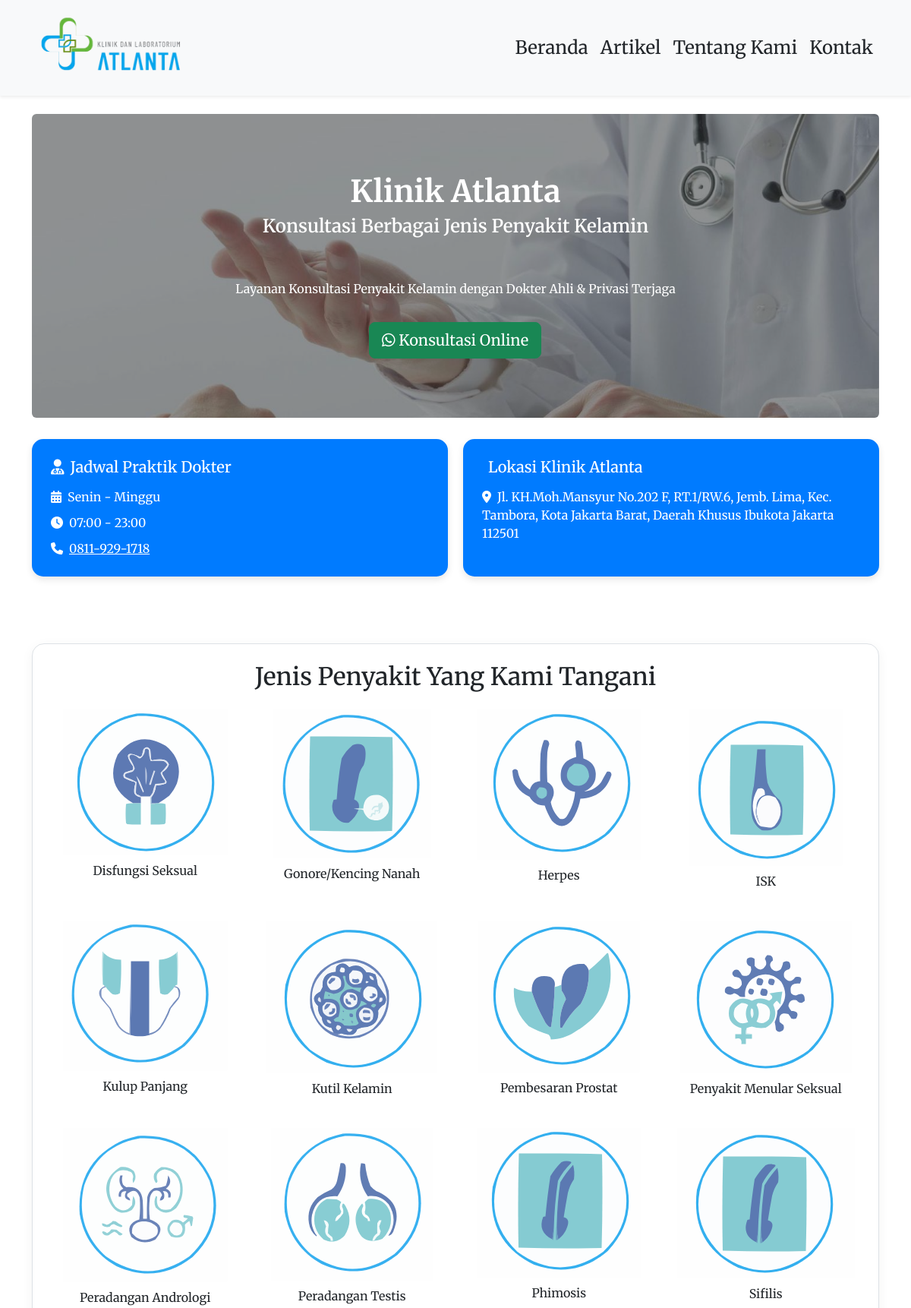
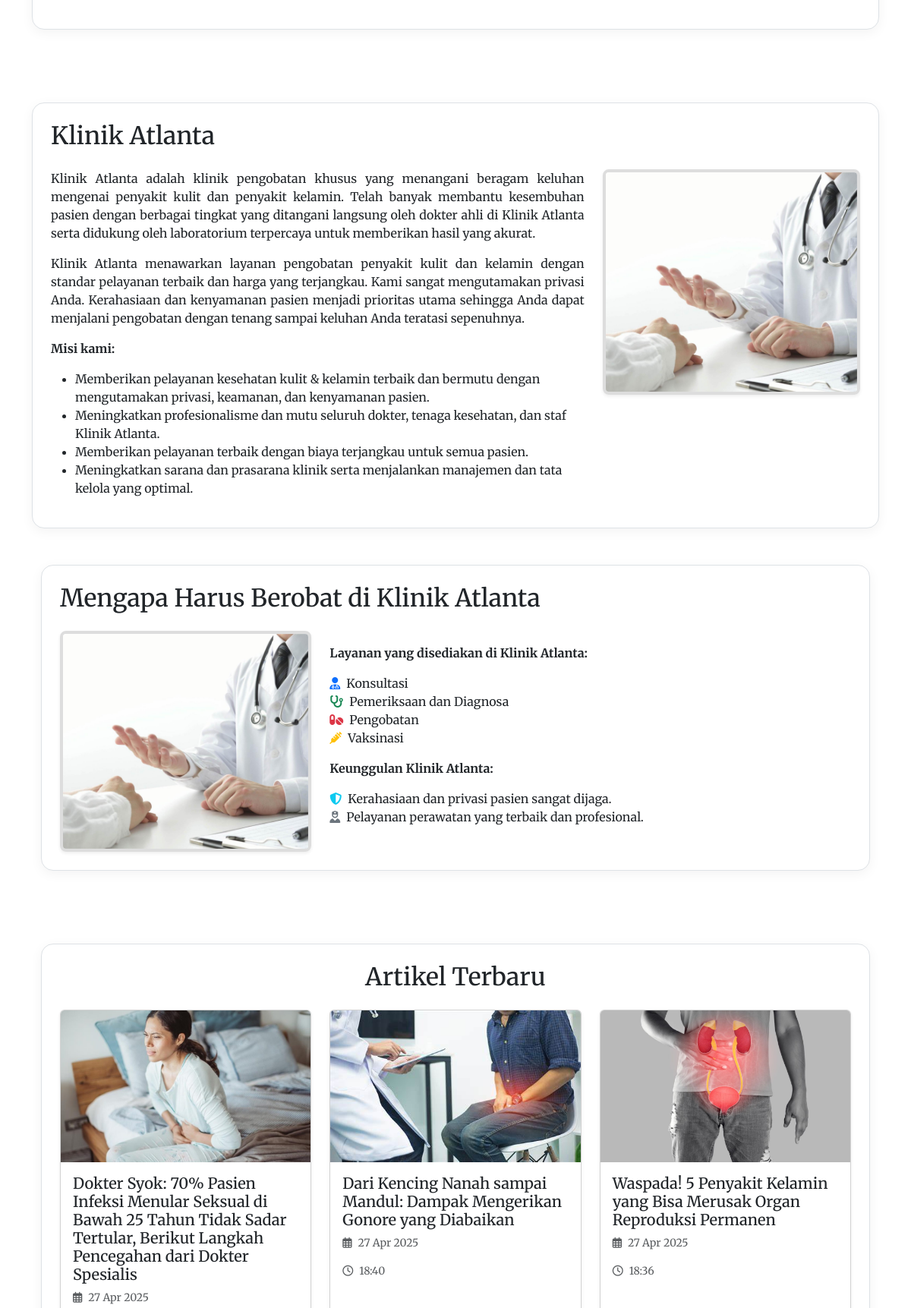
The page / (upper part) on the database its author committed (2 pictures, top to bottom).
### tables this page shows
CREATE TABLE `artikel` (
  `id` int(11) NOT NULL,
  `judul` varchar(255) NOT NULL,
  `isi` text NOT NULL,
  `gambar` varchar(255) DEFAULT NULL,
  `tanggal` datetime NOT NULL
);

### index.php (the view, shortened to what this page needs)
<?php include 'koneksi/koneksi.php'; ?>
<!DOCTYPE html>
<html lang="id">
  <link href="https://cdn.jsdelivr.net/npm/bootstrap@5.3.2/dist/css/bootstrap.min.css" rel="stylesheet">
  <link href="https://cdnjs.cloudflare.com/ajax/libs/font-awesome/6.5.0/css/all.min.css" rel="stylesheet">
  <link href="https://cdnjs.cloudflare.com/ajax/libs/animate.css/4.1.1/animate.min.css" rel="stylesheet" />
</head>
<body>
<nav class="navbar navbar-expand-lg navbar-light bg-light shadow-sm">
  <div class="container">
    <a class="navbar-brand" href="index.php">
      <img src="uploads/logo_klinik_atlanta.png" alt="Logo Klinik Atlanta" height="100">
    </a>
    <div class="collapse navbar-collapse" id="navbarNav">
      <ul class="navbar-nav ms-auto">
        <li class="nav-item"><a class="nav-link text-dark" href="index.php">Beranda</a></li>
        <li class="nav-item"><a class="nav-link text-dark" href="artikel.php">Artikel</a></li>
        <li class="nav-item"><a class="nav-link text-dark" href="tentang.php">Tentang Kami</a></li>
        <li class="nav-item"><a class="nav-link text-dark" href="kontak.php">Kontak</a></li>
      </ul>
    </div>
  </div>
</nav>
<div class="container mt-4">
  <div class="position-relative rounded overflow-hidden" style="height: 400px; background-image: url('uploads/konsultasi_dokter.jpg'); background-size: cover; background-position: center;">
    <div class="position-absolute top-0 start-0 w-100 h-100 bg-dark bg-opacity-50 d-flex flex-column justify-content-center align-items-center text-white text-center px-3">
      <h1 class="fw-bold animate__animated animate__fadeInDown text-white" style="font-size: 2.5rem;">
        Klinik Atlanta
      </h1>
      <h4 class="animate__animated animate__fadeInDown" style="font-weight: 600;">
        Konsultasi Berbagai Jenis Penyakit Kelamin
      </h4>
<br>
<br>
      <p class="animate__animated animate__fadeInUp" style="font-size: 1rem; text-justify max-width: 600px;">
        Layanan Konsultasi Penyakit Kelamin dengan Dokter Ahli & Privasi Terjaga
      </p>
      <button class="btn btn-success btn-lg mt-3 animate__animated animate__zoomIn" onclick="openWhatsAppPopup()">
        <i class="fab fa-whatsapp"></i> Konsultasi Online
      </button>
    </div>
  </div>
</div>
<br>
<br>
<div class="container info-section">
  <div class="info-card">
    <h2><i class="fas fa-user-doctor me-2"></i>Jadwal Praktik Dokter</h2>
    <div class="info"><i class="fas fa-calendar-days me-2"></i>Senin - Minggu</div>
    <div class="info"><i class="fas fa-clock me-2"></i>07:00 - 23:00</div>
    <a href="tel:087889075748" class="contact">
      <i class="fas fa-phone me-2"></i>0811-929-1718
    </a>
  </div>
  <div class="info-card">
    <h2><i class="fas -dot me-2"></i>Lokasi Klinik Atlanta</h2>
    <div class="info"><i class="fas fa-map-marker-alt me-2"></i>Jl. KH.Moh.Mansyur No.202 F, RT.1/RW.6, Jemb. Lima, Kec. Tambora, Kota Jakarta Barat, Daerah Khusus Ibukota Jakarta 112501</div>
  </div>
</div>
<div class="container py-5">
  <div class="custom-elegant-card p-4">
    <h2 class="mb-4 text-center text-dark">Jenis Penyakit Yang Kami Tangani</h2>
    <div class="row text-center g-4">
      <div class="col-6 col-md-3">
        <img src="uploads/icons/disfungsi_seksual.svg" alt="Disfungsi Seksual" class="img-fluid w-35 mx-auto d-block">
        <p class="mt-2">Disfungsi Seksual</p>
      </div>
      <div class="col-6 col-md-3">
        <img src="uploads/icons/gonore.svg" alt="Gonore" class="img-fluid w-35 mx-auto d-block">
        <p class="mt-2">Gonore/Kencing Nanah</p>
      </div>
      <div class="col-6 col-md-3">
        <img src="uploads/icons/herpes.svg" alt="Herpes" class="img-fluid w-35 mx-auto d-block">
        <p class="mt-2">Herpes</p>
      </div>
      <div class="col-6 col-md-3">
        <img src="uploads/icons/isk.svg" alt="ISK" class="img-fluid w-35 mx-auto d-block">
        <p class="mt-2">ISK</p>
      </div>
      <div class="col-6 col-md-3">
        <img src="uploads/icons/kulup_panjang.svg" alt="Kulup Panjang" class="img-fluid w-35 mx-auto d-block">
        <p class="mt-2">Kulup Panjang</p>
      </div>
      <div class="col-6 col-md-3">
        <img src="uploads/icons/kutil_kelamin.svg" alt="Kutil Kelamin" class="img-fluid w-35 mx-auto d-block">
        <p class="mt-2">Kutil Kelamin</p>
      </div>
      <div class="col-6 col-md-3">
        <img src="uploads/icons/pembesaran_prostat.svg" alt="Pembesaran Prostat" class="img-fluid w-35 mx-auto d-block">
        <p class="mt-2">Pembesaran Prostat</p>
      </div>
      <div class="col-6 col-md-3">
        <img src="uploads/icons/penyakit_menular_seksual.svg" alt="Penyakit Menular Seksual" class="img-fluid w-35 mx-auto d-block">
        <p class="mt-2">Penyakit Menular Seksual</p>
      </div>
      <div class="col-6 col-md-3">
        <img src="uploads/icons/peradangan_andrologi.svg" alt="Peradangan Andrologi" class="img-fluid w-35 mx-auto d-block">
        <p class="mt-2">Peradangan Andrologi</p>
      </div>
      <div class="col-6 col-md-3">
        <img src="uploads/icons/peradangan_testis.svg" alt="Peradangan Testis" class="img-fluid w-35 mx-auto d-block">
        <p class="mt-2">Peradangan Testis</p>
      </div>
      <div class="col-6 col-md-3">
        <img src="uploads/icons/phimosis.svg" alt="Phimosis" class="img-fluid w-35 mx-auto d-block">
        <p class="mt-2">Phimosis</p>
      </div>
      <div class="col-6 col-md-3">
        <img src="uploads/icons/sifilis.svg" alt="Sifilis" class="img-fluid w-35 mx-auto d-block">
        <p class="mt-2">Sifilis</p>
      </div>
    </div>
  </div>
</div>
<div class="container py-5">
    <div class="custom-elegant-card p-4">
  <h2 class="mb-4">Klinik Atlanta</h2>
  <div class="row">
    <div class="col-md-8 order-2 order-md-1">
      <p style="text-align: justify;">
        Klinik Atlanta adalah klinik pengobatan khusus yang menangani beragam keluhan mengenai penyakit kulit dan penyakit kelamin. Telah banyak membantu kesembuhan pasien dengan berbagai tingkat yang ditangani langsung oleh dokter ahli di Klinik Atlanta serta didukung oleh laboratorium terpercaya untuk memberikan hasil yang akurat.
      </p>
      <p style="text-align: justify;">
        Klinik Atlanta menawarkan layanan pengobatan penyakit kulit dan kelamin dengan standar pelayanan terbaik dan harga yang terjangkau. Kami sangat mengutamakan privasi Anda. Kerahasiaan dan kenyamanan pasien menjadi prioritas utama sehingga Anda dapat menjalani pengobatan dengan tenang sampai keluhan Anda teratasi sepenuhnya.
      </p>
      <p style="text-align: justify;">
        <strong>Misi kami:</strong>
      </p>
      <ul>
        <li>Memberikan pelayanan kesehatan kulit & kelamin terbaik dan bermutu dengan mengutamakan privasi, keamanan, dan kenyamanan pasien.</li>
        <li>Meningkatkan profesionalisme dan mutu seluruh dokter, tenaga kesehatan, dan staf Klinik Atlanta.</li>
        <li>Memberikan pelayanan terbaik dengan biaya terjangkau untuk semua pasien.</li>
        <li>Meningkatkan sarana dan prasarana klinik serta menjalankan manajemen dan tata kelola yang optimal.</li>
      </ul>
    </div>
    <div class="col-md-4 order-1 order-md-2 mb-4 mb-md-0 text-md-end text-center">
      <img src="uploads/konsultasi_dokter.jpg" alt="Ruko Klinik Atlanta" class="img-fluid custom-image shadow-sm">
    </div>
  </div>
</div>
<div class="container py-5">
    <div class="custom-elegant-card p-4">
  <h2 class="mb-4">Mengapa Harus Berobat di Klinik Atlanta</h2>
  <div class="row align-items-center">
    <div class="col-md-4 order-1 order-md-1 mb-4 mb-md-0 text-md-start text-center">
      <img src="uploads/konsultasi_dokter.jpg" alt="Ruko Klinik Atlanta" class="img-fluid custom-image shadow-sm">
    </div>
    <div class="col-md-8 order-2 order-md-2">
      <p style="text-align: justify;">
        <strong>Layanan yang disediakan di Klinik Atlanta:</strong>
      </p>
      <ul class="list-unstyled">
        <li><i class="fas fa-user-md text-primary me-2"></i>Konsultasi</li>
        <li><i class="fas fa-stethoscope text-success me-2"></i>Pemeriksaan dan Diagnosa</li>
        <li><i class="fas fa-pills text-danger me-2"></i>Pengobatan</li>
        <li><i class="fas fa-syringe text-warning me-2"></i>Vaksinasi</li>
      </ul>
      <p style="text-align: justify;">
        <strong>Keunggulan Klinik Atlanta:</strong>
      </p>
      <ul class="list-unstyled">
        <li><i class="fas fa-shield-alt text-info me-2"></i>Kerahasiaan dan privasi pasien sangat dijaga.</li>
        <li><i class="fas fa-user-nurse text-secondary me-2"></i>Pelayanan perawatan yang terbaik dan profesional.</li>
      </ul>
    </div>
  </div>
</div>
</div>
<div class="container py-5">
    <div class="custom-elegant-card p-4">
  <h2 class="mb-4 text-center">Artikel Terbaru</h2>
  <div class="row">
    <?php
    $query = mysqli_query($conn, "SELECT * FROM artikel ORDER BY tanggal DESC LIMIT 3");
    while ($data = mysqli_fetch_array($query)) {
    ?>
    <div class="col-md-4 mb-4">
      <div class="card h-100 shadow-sm animate__animated animate__fadeInUp">
        <a href="detail.php?id=<?= $data['id']; ?>" class="stretched-link text-decoration-none text-dark">
          <?php if (!empty($data['gambar'])) { ?>
            <img src="uploads/<?= $data['gambar']; ?>" class="card-img-top" alt="<?= $data['judul']; ?>" style="height: 200px; object-fit: cover;">
          <?php } ?>
          <div class="card-body">
            <h5 class="card-title"><?= $data['judul']; ?></h5>
            <p class="text-muted" style="font-size: 14px;">
              <i class="far fa-calendar-alt me-2"></i><?= date("d M Y", strtotime($data['tanggal'])); ?>
            </p>
             <p class="text-muted" style="font-size: 14px;">
              <i class="far fa-clock me-2"></i><?= date("H:i", strtotime($data['tanggal'])); ?>
            </p>
          </div>
        </a>
      </div>
    </div>
    <?php } ?>
  </div>
  </div>
</div>
</div>
</body>
</html>

### index.php (style rules this page uses)
body { font-family: 'Merriweather', serif; }
.navbar-nav .nav-link { font-size: 24px; padding-right: 1.5rem; }
.custom-image { border: 4px solid #ddd; border-radius: 8px; }
.info-section { display: flex; flex-wrap: wrap; gap: 20px; margin-bottom: 40px; margin-top: -20px; }
.info-card { flex: 1 1 300px; background-color: #007bff; color: white; padding: 25px; border-radius: 15px; box-shadow: 0 4px 10px rgba(0, 0, 0, 0.1); }
.info-card h2 { font-size: 1.25rem; margin-bottom: 15px; }
.info-card .info { font-size: 1rem; margin-bottom: 10px; }
.info-card .contact { color: #fff; text-decoration: underline; }
.custom-elegant-card { border: 1px solid #dee2e6; border-radius: 1rem; box-shadow: 0 0.25rem 1rem rgba(0, 0, 0, 0.05); background-color: #fff; }

### rows shown on the page
artikel: gambar (picture), judul "Dokter Syok: 70% Pasien Infeksi Menular Seksual di Bawah 25 Tahun Tidak Sadar Tertular, Berikut Langkah Pencegahan dari Dokter Spesialis", tanggal "27 Apr 2025"
artikel: gambar (picture), judul "Dari Kencing Nanah sampai Mandul: Dampak Mengerikan Gonore yang Diabaikan", tanggal "27 Apr 2025", tanggal "18:40"
artikel: gambar (picture), judul "Waspada! 5 Penyakit Kelamin yang Bisa Merusak Organ Reproduksi Permanen", tanggal "27 Apr 2025", tanggal "18:36"
